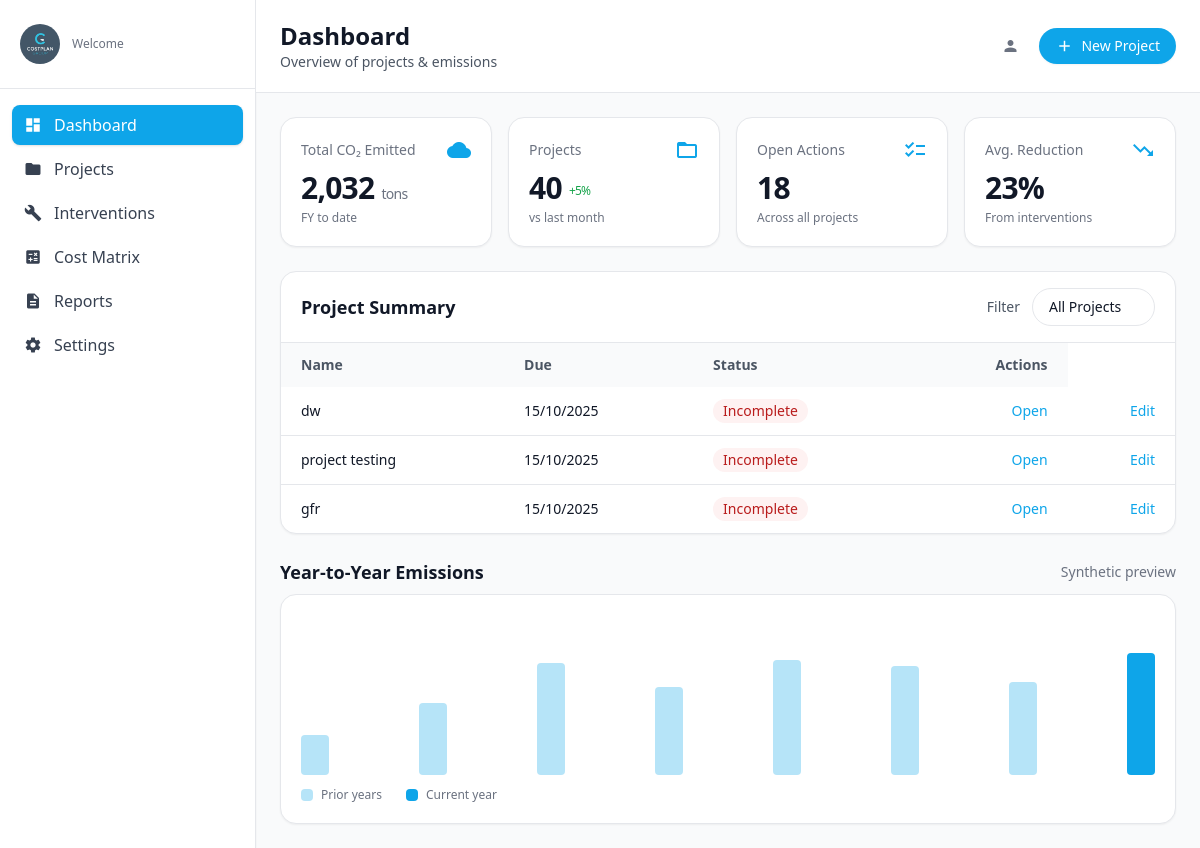
Page /dashboard/ (signed in) on the earlier database version.
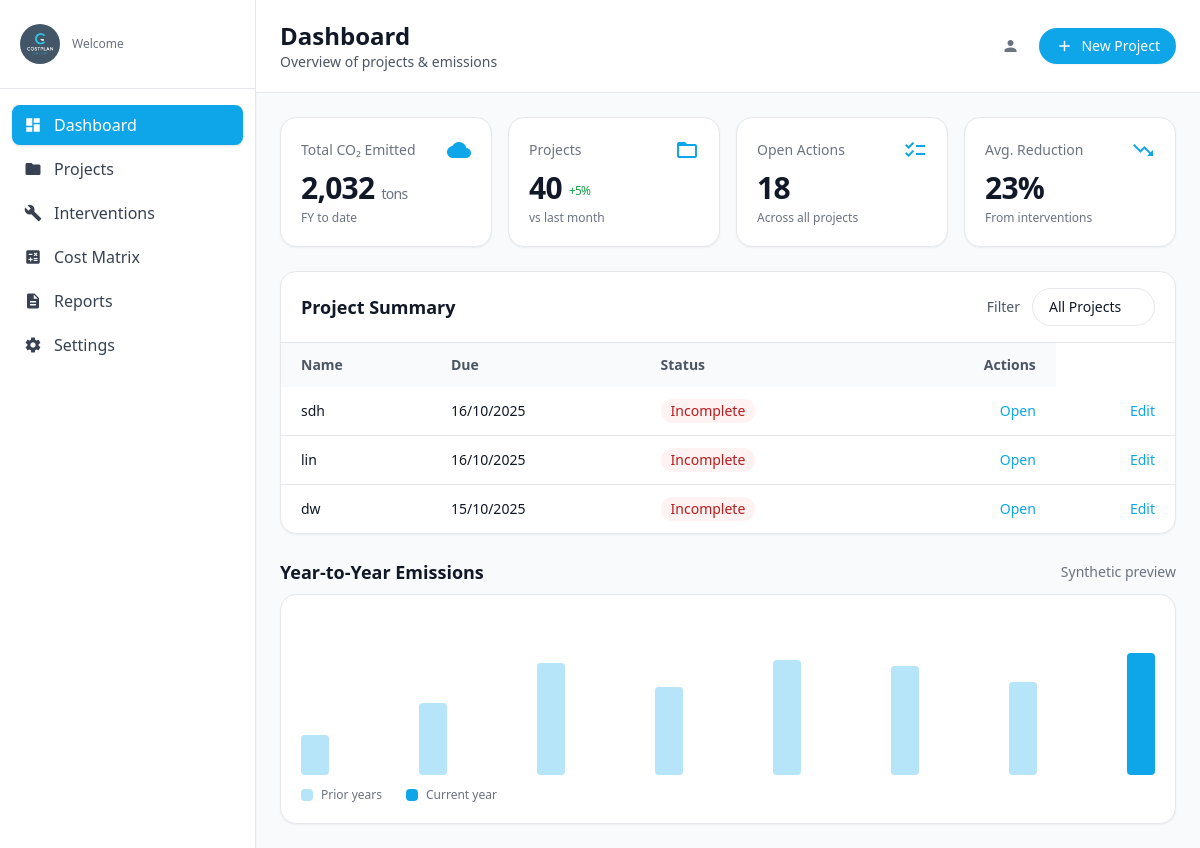
Same page on the later database version.
### app1/models.py (models this page shows, shortened)
class Metrics(models.Model):
    id = models.AutoField(primary_key=True)
    user = models.ForeignKey(User, on_delete=models.SET_NULL, null=True, blank=True, related_name="metrics")
    project_code = models.CharField(max_length=120, null=True, blank=True)  # free-form link to a project if needed
    building_type = models.CharField(max_length=120, null=True, blank=True)
    roof_area_m2 = models.DecimalField(max_digits=12, decimal_places=2, null=True, blank=True)
    roof_percent_gifa = models.DecimalField(max_digits=6, decimal_places=2, null=True, blank=True)
    basement_present = models.BooleanField(default=False)
    basement_size_m2 = models.DecimalField(max_digits=12, decimal_places=2, null=True, blank=True)
    basement_percent_gifa = models.DecimalField(max_digits=6, decimal_places=2, null=True, blank=True)
    num_apartments = models.PositiveIntegerField(null=True, blank=True)
    num_keys = models.PositiveIntegerField(null=True, blank=True)
    num_wcs = models.PositiveIntegerField(null=True, blank=True)
    gifa_m2 = models.DecimalField("GIFA (m²)", max_digits=14, decimal_places=2, null=True, blank=True)
    external_wall_area_m2 = models.DecimalField(max_digits=14, decimal_places=2, null=True, blank=True)
    external_openings_m2 = models.DecimalField(max_digits=14, decimal_places=2, null=True, blank=True)
    building_footprint_m2 = models.DecimalField(max_digits=14, decimal_places=2, null=True, blank=True)
    estimated_auto_budget_aud = models.DecimalField(max_digits=16, decimal_places=2, null=True, blank=True)
    project_name = models.CharField(max_length=255, null=True, blank=True)
    location     = models.CharField(max_length=255, null=True, blank=True)
    created_at = models.DateTimeField(auto_now_add=True)
    updated_at = models.DateTimeField(auto_now=True)
    class Meta:
        db_table = "Metrics"
        indexes = [
            models.Index(fields=["building_type"]),
            models.Index(fields=["project_code"]),
            models.Index(fields=["created_at"]),
        ]

### app1/views.py (the view)
# urls.py: path('dashboard/', views.dashboard_view, name='dashboard'),
@login_required(login_url='login')
def dashboard_view(request: HttpRequest):
    from app1.models import Metrics
    latest_projects = Metrics.objects.order_by("-updated_at", "-created_at")[:3]
    total_projects = Metrics.objects.count()
    total_co2 = 2032  # Replace with a calculation later if available
    open_actions = 18
    avg_reduction = 23
    return render(request, "dashboard.html", {
        "latest_projects": latest_projects,
        "total_projects": total_projects,
        "total_co2": total_co2,
        "open_actions": open_actions,
        "avg_reduction": avg_reduction,
    })

### app1/context_processors.py (called while the page is built)
def theme_context(request):
    return {
        'current_theme': request.session.get('theme', 'light')
    }

### app1/templates/dashboard.html (shortened to what this page needs)
{% load static %}
<!DOCTYPE html>
<html lang="en">
<head>
  <script src="https://cdn.tailwindcss.com"></script>
</head>
<body class="min-h-screen bg-gray-50 text-gray-900">
  <div class="flex min-h-screen">
    <aside class="w-64 shrink-0 bg-white border-r shadow-sm">
      <div class="px-5 py-6 border-b">
        <div class="flex items-center gap-3">
          <img src="{% static 'images/img4.jpg' %}" alt="Logo" class="w-10 h-10 rounded-full object-cover">
          <div>
            <p class="text-xs text-gray-500">Welcome</p>
          </div>
        </div>
      </div>
      <nav class="px-3 py-4 space-y-1">
        <a href="{% url 'dashboard' %}"
           class="flex items-center gap-3 px-3 py-2 rounded-lg {% if 'dashboard' in request.path %}bg-brand text-white shadow{% else %}text-gray-700 hover:bg-gray-100{% endif %}">
          <span class="material-icons text-[18px]">dashboard</span> Dashboard
        </a>
        <a href="{% url 'projects' %}"
           class="flex items-center gap-3 px-3 py-2 rounded-lg {% if 'projects' in request.path %}bg-brand text-white shadow{% else %}text-gray-700 hover:bg-gray-100{% endif %}">
          <span class="material-icons text-[18px]">folder</span> Projects
        </a>
        <a href="{% url 'carbon' %}"
           class="flex items-center gap-3 px-3 py-2 rounded-lg {% if 'carbon' in request.path %}bg-brand text-white shadow{% else %}text-gray-700 hover:bg-gray-100{% endif %}">
          <span class="material-icons text-[18px]">build</span> Interventions
        </a>
        <a href="#" class="flex items-center gap-3 px-3 py-2 rounded-lg text-gray-700 hover:bg-gray-100">
          <span class="material-icons text-[18px]">calculate</span> Cost Matrix
        </a>
        <a href="#" class="flex items-center gap-3 px-3 py-2 rounded-lg text-gray-700 hover:bg-gray-100">
          <span class="material-icons text-[18px]">description</span> Reports
        </a>
        <a href="#" class="flex items-center gap-3 px-3 py-2 rounded-lg text-gray-700 hover:bg-gray-100">
          <span class="material-icons text-[18px]">settings</span> Settings
        </a>
      </nav>
    </aside>
    <main class="flex-1">
      <header class="bg-white border-b">
        <div class="max-w-7xl mx-auto px-6 py-5 flex items-center justify-between">
          <div>
            <h1 class="text-2xl font-semibold">Dashboard</h1>
            <p class="text-sm text-gray-600">Overview of projects & emissions</p>
          </div>
          <div class="flex items-center gap-3">
            <div class="hidden md:flex items-center gap-2 text-sm text-gray-600">
              <span class="material-icons text-[18px] text-gray-500">person</span>
            </div>
            <a href="{% url 'projects' %}"
               class="inline-flex items-center gap-2 rounded-full bg-brand px-4 py-2 text-white text-sm font-medium shadow-sm hover:bg-brand-600">
              <span class="material-icons text-[18px]">add</span> New Project
            </a>
          </div>
        </div>
      </header>
      <div class="max-w-7xl mx-auto px-6 py-6 space-y-6">
        <section class="grid grid-cols-1 sm:grid-cols-2 lg:grid-cols-4 gap-4">
          <article class="bg-white border rounded-2xl p-5 shadow-sm">
            <div class="flex items-center justify-between">
              <h3 class="text-sm text-gray-500">Total CO₂ Emitted</h3>
              <span class="material-icons text-brand">cloud</span>
            </div>
            <p class="mt-2 text-3xl font-semibold tracking-tight">2,032 <span class="text-sm font-normal text-gray-500">tons</span></p>
            <p class="mt-1 text-xs text-gray-500">FY to date</p>
          </article>
          <article class="bg-white border rounded-2xl p-5 shadow-sm">
            <div class="flex items-center justify-between">
              <h3 class="text-sm text-gray-500">Projects</h3>
              <span class="material-icons text-brand">folder_open</span>
            </div>
            <p class="mt-2 text-3xl font-semibold tracking-tight">40 <span class="text-xs font-medium text-green-600 align-middle">+5%</span></p>
            <p class="mt-1 text-xs text-gray-500">vs last month</p>
          </article>
          <article class="bg-white border rounded-2xl p-5 shadow-sm">
            <div class="flex items-center justify-between">
              <h3 class="text-sm text-gray-500">Open Actions</h3>
              <span class="material-icons text-brand">checklist</span>
            </div>
            <p class="mt-2 text-3xl font-semibold tracking-tight">18</p>
            <p class="mt-1 text-xs text-gray-500">Across all projects</p>
          </article>
          <article class="bg-white border rounded-2xl p-5 shadow-sm">
            <div class="flex items-center justify-between">
              <h3 class="text-sm text-gray-500">Avg. Reduction</h3>
              <span class="material-icons text-brand">trending_down</span>
            </div>
            <p class="mt-2 text-3xl font-semibold tracking-tight">23%</p>
            <p class="mt-1 text-xs text-gray-500">From interventions</p>
          </article>
        </section>
        <section class="bg-white border rounded-2xl shadow-sm">
          <div class="px-5 py-4 border-b flex items-center justify-between">
            <h2 class="text-lg font-semibold">Project Summary</h2>
            <div class="flex items-center gap-3">
              <label class="text-sm text-gray-600">Filter</label>
              <select class="appearance-none rounded-full border px-4 py-2 pr-8 bg-white text-sm focus:outline-none focus:ring-2 focus:ring-brand/30 focus:border-brand">
                <option>All Projects</option>
              </select>
            </div>
          </div>
          <div class="overflow-x-auto">
            <table class="min-w-full text-sm">
              <thead class="bg-gray-50 text-gray-600">
                <tr>
                  <th class="text-left px-5 py-3">Name</th>
                  <th class="text-left px-5 py-3">Due</th>
                  <th class="text-left px-5 py-3">Status</th>
                  <th class="text-right px-5 py-3">Actions</th>
                </tr>
              </thead>
              <tbody class="divide-y">
                {% for p in latest_projects %}
                <tr class="hover:bg-gray-50">
                  <td class="px-5 py-3 font-medium">
                    {% if p.project_name %}
                      {{ p.project_name }}
                    {% else %}
                      Project #{{ p.id }}
                    {% endif %}
                  </td>
                  <td class="px-5 py-3">
                    {% if p.updated_at %}
                      {{ p.updated_at|date:"d/m/Y" }}
                    {% elif p.created_at %}
                      {{ p.created_at|date:"d/m/Y" }}
                    {% else %}
                      —
                    {% endif %}
                  </td>
                  <td class="px-5 py-3">
                    <span class="inline-flex items-center rounded-full
                      {% if p.status == 'Complete' %} bg-green-50 text-green-700
                      {% elif p.status == 'In Progress' %} bg-orange-50 text-orange-700
                      {% else %} bg-red-50 text-red-700
                      {% endif %}
                      px-2.5 py-0.5">
                      {{ p.status|default:"Incomplete" }}
                    </span>
                  </td>
                  <td class="px-5 py-3 text-right">
                    <a href="{% url 'project_detail' p.id %}" class="text-brand hover:text-brand-700">Open</a>
                  </td>
                  <td class="px-5 py-3 text-right">
                    <a href="{% url 'project_detail' p.id %}" class="text-brand hover:text-brand-700">Edit</a>
                  </td>
                </tr>
                {% empty %}
                <tr>
                  <td colspan="4" class="px-5 py-6 text-gray-500 text-center">
                    No recent projects found.
                  </td>
                </tr>
                {% endfor %}
              </tbody>
            </table>
          </div>
        </section>
        <section>
          <div class="flex items-center justify-between mb-2">
            <h2 class="text-lg font-semibold">Year-to-Year Emissions</h2>
            <p class="text-sm text-gray-500">Synthetic preview</p>
          </div>
          <div class="bg-white border rounded-2xl shadow-sm p-5">
            <div class="h-40 flex items-end justify-between gap-2">
              <div class="w-7 bg-brand/30 rounded" style="height:25%"></div>
              <div class="w-7 bg-brand/30 rounded" style="height:45%"></div>
              <div class="w-7 bg-brand/30 rounded" style="height:70%"></div>
              <div class="w-7 bg-brand/30 rounded" style="height:55%"></div>
              <div class="w-7 bg-brand/30 rounded" style="height:72%"></div>
              <div class="w-7 bg-brand/30 rounded" style="height:68%"></div>
              <div class="w-7 bg-brand/30 rounded" style="height:58%"></div>
              <div class="w-7 bg-brand rounded"    style="height:76%"></div>
            </div>
            <div class="mt-3 flex items-center gap-2 text-xs text-gray-500">
              <span class="inline-block w-3 h-3 bg-brand/30 rounded"></span> Prior years
              <span class="inline-block w-3 h-3 bg-brand rounded ml-4"></span> Current year
            </div>
          </div>
        </section>
      </div>
    </main>
  </div>
</body>
</html>

Differences in the rows shown:
no longer on this page (row unchanged): Metrics: project_name "project testing", updated_at "15/10/2025", status "Incomplete"
no longer on this page (row unchanged): Metrics: project_name "gfr", updated_at "15/10/2025", status "Incomplete"
added Metrics: project_name "sdh", updated_at "16/10/2025", status "Incomplete"
added Metrics: project_name "lin", updated_at "16/10/2025", status "Incomplete"
